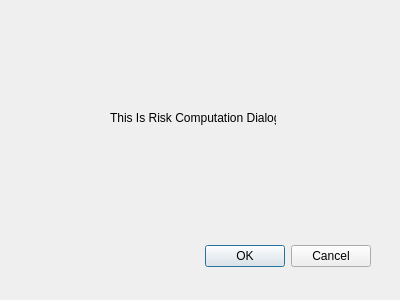
<?xml version="1.0" encoding="UTF-8"?>
<ui version="4.0">
 <class>Dialog</class>
 <widget class="QDialog" name="Dialog">
  <property name="geometry">
   <rect>
    <x>0</x>
    <y>0</y>
    <width>400</width>
    <height>300</height>
   </rect>
  </property>
  <property name="windowTitle">
   <string>Dialog</string>
  </property>
  <widget class="QDialogButtonBox" name="buttonBox">
   <property name="geometry">
    <rect>
     <x>30</x>
     <y>240</y>
     <width>341</width>
     <height>32</height>
    </rect>
   </property>
   <property name="orientation">
    <enum>Qt::Horizontal</enum>
   </property>
   <property name="standardButtons">
    <set>QDialogButtonBox::Cancel|QDialogButtonBox::Ok</set>
   </property>
  </widget>
  <widget class="QLabel" name="label">
   <property name="geometry">
    <rect>
     <x>110</x>
     <y>110</y>
     <width>166</width>
     <height>16</height>
    </rect>
   </property>
   <property name="text">
    <string>This Is Risk Computation Dialog</string>
   </property>
  </widget>
 </widget>
 <resources/>
 <connections>
  <connection>
   <sender>buttonBox</sender>
   <signal>accepted()</signal>
   <receiver>Dialog</receiver>
   <slot>accept()</slot>
   <hints>
    <hint type="sourcelabel">
     <x>248</x>
     <y>254</y>
    </hint>
    <hint type="destinationlabel">
     <x>157</x>
     <y>274</y>
    </hint>
   </hints>
  </connection>
  <connection>
   <sender>buttonBox</sender>
   <signal>rejected()</signal>
   <receiver>Dialog</receiver>
   <slot>reject()</slot>
   <hints>
    <hint type="sourcelabel">
     <x>316</x>
     <y>260</y>
    </hint>
    <hint type="destinationlabel">
     <x>286</x>
     <y>274</y>
    </hint>
   </hints>
  </connection>
 </connections>
</ui>
